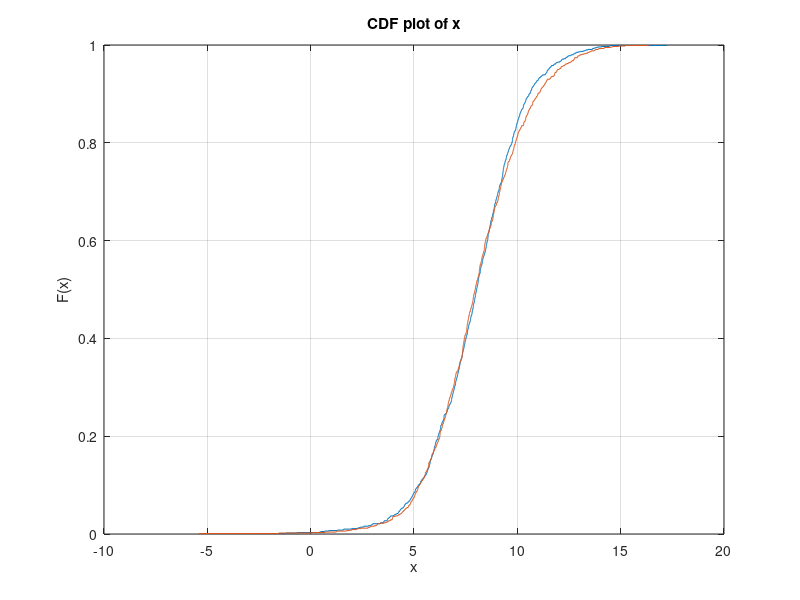

The MATLAB source for this figure:
%latent_t_dist.m
% generate t-distributioned numbers
rng(12345);
N = 1000;
mu = 8;
sigma = 2;
v = 8;

Z = trnd(8,N,1);
T = Z*sigma + mu;

% latent variable
lambda = 1./gamrnd((v/2),1/(v/2),N,1);
T2 = normrnd(mu,(lambda.^0.5)*sigma);

% histogram(T,100);
% hold on
% histogram(T2,100);

cdfplot(T)
hold on
cdfplot(T2)


